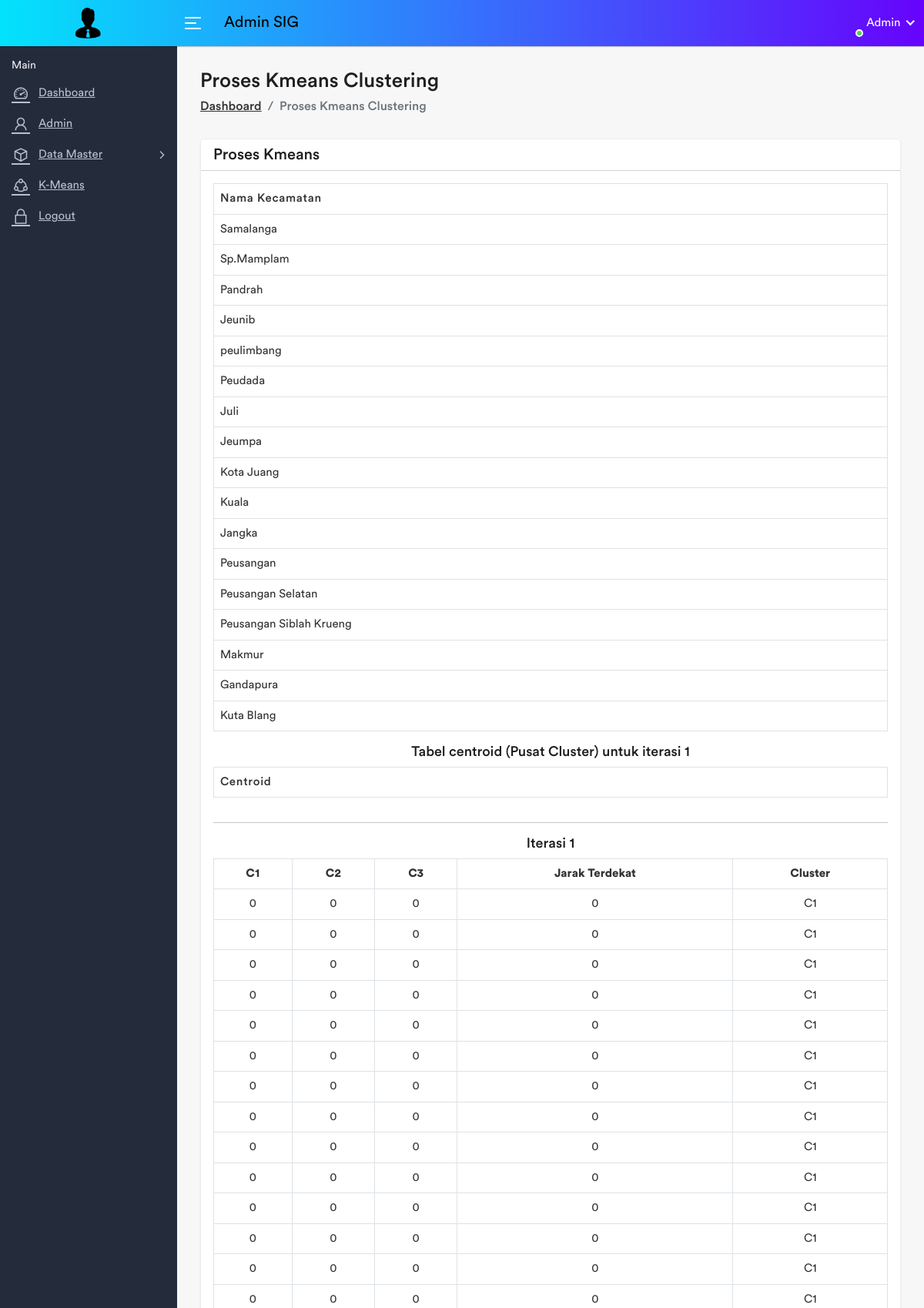
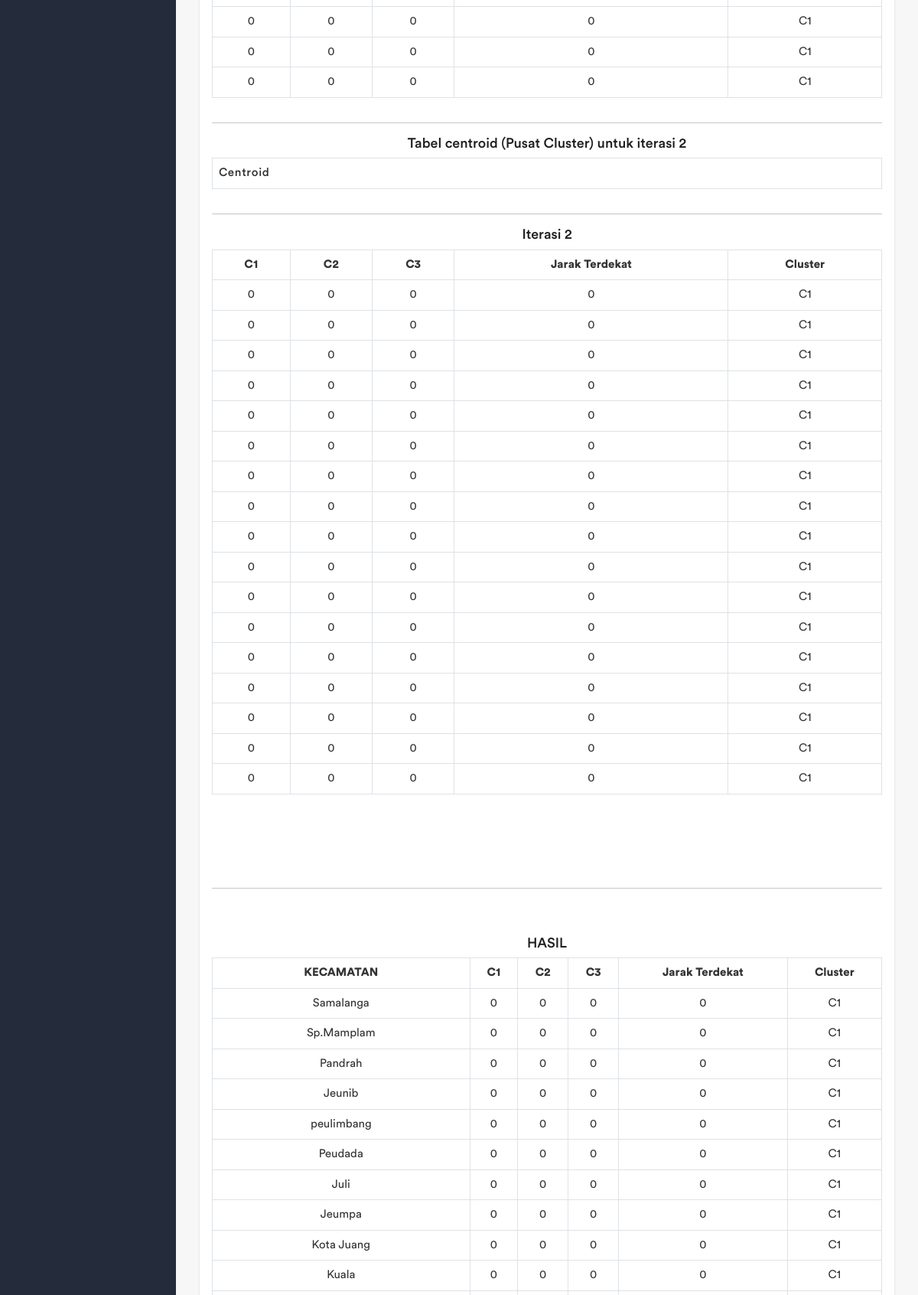
The app's page /admin/kmeans_proses.php (signed in, upper part) with its own data (2 pictures, top to bottom).
### tables this page shows
CREATE TABLE `kecamatan` (
  `kecamatan_id` int(11) NOT NULL,
  `kecamatan_nama` varchar(100) NOT NULL,
  `kecamatan_alamat` varchar(100) NOT NULL,
  `kecamatan_latitude` varchar(100) NOT NULL,
  `kecamatan_longtitude` varchar(100) NOT NULL,
  `kecamatan_foto` varchar(200) NOT NULL
);

### admin/kmeans_proses.php (the view, shortened to what this page needs)
<?php
include "header.php";
$cen1 = $_GET['centroid1'];
$cen2 = $_GET['centroid2'];
$cen3 = $_GET['centroid3'];
?>
<div class="page-wrapper">
	<div class="content container-fluid">
		<div class="page-header">
			<div class="row align-items-center">
				<div class="col">
					<h3 class="page-title">Proses Kmeans Clustering</h3>
					<ul class="breadcrumb">
						<li class="breadcrumb-item"><a href="index.php">Dashboard</a></li>
						<li class="breadcrumb-item active">Proses Kmeans Clustering</li>
					</ul>
				</div>
			</div>
		</div>
		<?php
		$kecamatan = mysqli_query($koneksi,"select * from kecamatan");
		?>
		<div class="row">
			<div class="col-sm-12">
				<div class="card mb-0">
					<div class="card-header">
						<h4 class="card-title mb-0">Proses Kmeans</h4>
					</div>
					<div class="card-body">
						<div class="table-responsive">
							<table id="example2" class="table table-bordered table-hover">
								<thead>
									<tr>
										<th width="15%">Nama Kecamatan</th>
									</tr>
								</thead>
								<tbody>
									<?php
									$data = mysqli_query($koneksi,"select * from kecamatan");
									while($d=mysqli_fetch_array($data)){
										$id_a = $d['kecamatan_id'];
										?>
										<tr class="<?php if($cen1 == $id_a){ echo "bg-warning"; } ?> <?php if($cen2 == $id_a){ echo "bg-success"; } ?> <?php if($cen3 == $id_a){ echo "bg-info"; } ?>">
											<td><?php echo $d['kecamatan_nama'] ?> <?php if($cen1 == $id_a){ echo " (C1)"; } ?> <?php if($cen2 == $id_a){ echo " (C2)"; } ?> <?php if($cen3 == $id_a){ echo "  (C3)"; } ?></td>
										</tr>
										<?php
									}
									?>
								</tbody>
							</table>
						</div>
						<h4 class="text-center">Tabel centroid (Pusat Cluster) untuk iterasi 1</h4>
						<div class="table-responsive">
							<table id="example2" class="table table-bordered table-hover">
								<thead>
									<tr>
										<th width="15%">Centroid</th>
									</tr>
								</thead>
							</table>
						</div>
						<hr>
						<h4 class="text-center">Iterasi 1</h4>
						<div class="table-responsive">
							<table class="table table-bordered text-center" border="1">
								<tr>
									<th>C1</th>
									<th>C2</th>
									<th>C3</th>
									<th>Jarak Terdekat</th>
									<th>Cluster</th>
								</tr>
								<?php
								while($kec = mysqli_fetch_array($kecamatan)){
									$arr_jarak = array();
									?>
									<tr>
										<td>
											<?php
											$hasil_c1 = 0;
											$hasil = sqrt($hasil_c1);
											echo $hasil;
											$arr_x['cluster'] = "C1";
											$arr_x['nilai'] = $hasil;
											array_push($arr_jarak,$arr_x);
											?>
										</td>
										<td>
											<?php
											$hasil_c2 = 0;
											$hasil = sqrt($hasil_c2);
											echo $hasil;
											$arr_x['cluster'] = "C2";
											$arr_x['nilai'] = $hasil;
											array_push($arr_jarak,$arr_x);
											?>
										</td>
										<td>
											<?php
											$hasil_c3 = 0;
											$hasil = sqrt($hasil_c3);
											echo $hasil;
											$arr_x['cluster'] = "C3";
											$arr_x['nilai'] = $hasil;
											array_push($arr_jarak,$arr_x);
											?>
										</td>
										<?php
										usort($arr_jarak, 'sortByOrder');
										?>
										<td>
											<?php echo $arr_jarak[0]['nilai']; ?>
										</td>
										<td>
											<?php
											echo $arr_jarak[0]['cluster'];
											?>
										</td>
									</tr>
									<?php
								}
								?>
							</table>
						</div>
						<hr>
						<h4 class="text-center">Tabel centroid (Pusat Cluster) untuk iterasi 2</h4>
						<div class="table-responsive">
							<table id="example2" class="table table-bordered table-hover">
								<thead>
									<tr>
										<th width="15%">Centroid</th>
									</tr>
								</thead>
							</table>
						</div>
						<hr>
						<h4 class="text-center">Iterasi 2</h4>
						<div class="table-responsive">
							<table class="table table-bordered text-center" border="1">
								<tr>
									<th>C1</th>
									<th>C2</th>
									<th>C3</th>
									<th>Jarak Terdekat</th>
									<th>Cluster</th>
								</tr>
								<?php
								$kecamatan = mysqli_query($koneksi,"select * from kecamatan");
								while($kec = mysqli_fetch_array($kecamatan)){
									$arr_jarak = array();
									?>
									<tr>
										<td>
											<?php
											$hasil_c1 = 0;
											$hasil = sqrt($hasil_c1);
											echo $hasil;
											$arr_x['cluster'] = "C1";
											$arr_x['nilai'] = $hasil;
											array_push($arr_jarak,$arr_x);
											?>
										</td>
										<td>
											<?php
											$hasil_c2 = 0;
											$hasil = sqrt($hasil_c2);
											echo $hasil;
											$arr_x['cluster'] = "C2";
											$arr_x['nilai'] = $hasil;
											array_push($arr_jarak,$arr_x);
											?>
										</td>
										<td>
											<?php
											$hasil_c3 = 0;
											$hasil = sqrt($hasil_c3);
											echo $hasil;
											$arr_x['cluster'] = "C3";
											$arr_x['nilai'] = $hasil;
											array_push($arr_jarak,$arr_x);
											?>
										</td>
										<?php
										usort($arr_jarak, 'sortByOrder');
										?>
										<td>
											<?php echo $arr_jarak[0]['nilai']; ?>
										</td>
										<td>
											<?php
											echo $arr_jarak[0]['cluster'];
											?>
										</td>
									</tr>
									<?php
								}
								?>
							</table>
						</div>
						<br>
						<br>
						<br>
						<br>
						<hr>
						<br>
						<br>
						<h4 class="text-center">HASIL</h4>
						<div class="table-responsive">
							<table class="table table-bordered text-center" border="1">
								<tr>
									<th>KECAMATAN</th>
									<th>C1</th>
									<th>C2</th>
									<th>C3</th>
									<th>Jarak Terdekat</th>
									<th>Cluster</th>
								</tr>
								<?php
								$kecamatan = mysqli_query($koneksi,"select * from kecamatan");
								while($kec = mysqli_fetch_array($kecamatan)){
									$arr_jarak = array();
									?>
									<tr>
										<td><?php echo $kec['kecamatan_nama'] ?></td>
										<td>
											<?php
											$hasil_c1 = 0;
											$hasil = sqrt($hasil_c1);
											echo $hasil;
											$arr_x['cluster'] = "C1";
											$arr_x['nilai'] = $hasil;
											array_push($arr_jarak,$arr_x);
											?>
										</td>
										<td>
											<?php
											$hasil_c2 = 0;
											$hasil = sqrt($hasil_c2);
											echo $hasil;
											$arr_x['cluster'] = "C2";
											$arr_x['nilai'] = $hasil;
											array_push($arr_jarak,$arr_x);
											?>
										</td>
										<td>
											<?php
											$hasil_c3 = 0;
											$hasil = sqrt($hasil_c3);
											echo $hasil;
											$arr_x['cluster'] = "C3";
											$arr_x['nilai'] = $hasil;
											array_push($arr_jarak,$arr_x);
											?>
										</td>
										<?php
										usort($arr_jarak, 'sortByOrder');
										?>
										<td>
											<?php echo $arr_jarak[0]['nilai']; ?>
										</td>
										<td>
											<?php
											echo $arr_jarak[0]['cluster'];
											?>
										</td>
									</tr>
									<?php
								}
								?>
							</table>
						</div>
						<br>
						<br>
						<br>
						<br>
						<br>
					</div>
				</div>
			</div>
		</div>
	</div>
</div>
<?php include 'footer.php' ?>

### records on screen
kecamatan: kecamatan_nama "Samalanga", hasil "0", nilai "0", cluster "C1"
kecamatan: kecamatan_nama "Sp.Mamplam", hasil "0", nilai "0", cluster "C1"
kecamatan: kecamatan_nama "Pandrah", hasil "0", nilai "0", cluster "C1"
kecamatan: kecamatan_nama "Jeunib", hasil "0", nilai "0", cluster "C1"
kecamatan: kecamatan_nama "peulimbang", hasil "0", nilai "0", cluster "C1"
kecamatan: kecamatan_nama "Peudada", hasil "0", nilai "0", cluster "C1"
kecamatan: kecamatan_nama "Juli", hasil "0", nilai "0", cluster "C1"
kecamatan: kecamatan_nama "Jeumpa", hasil "0", nilai "0", cluster "C1"
kecamatan: kecamatan_nama "Kota Juang", hasil "0", nilai "0", cluster "C1"
kecamatan: kecamatan_nama "Kuala", hasil "0", nilai "0", cluster "C1"
kecamatan: kecamatan_nama "Jangka", hasil "0", nilai "0", cluster "C1"
kecamatan: kecamatan_nama "Peusangan", hasil "0", nilai "0", cluster "C1"
kecamatan: kecamatan_nama "Peusangan Selatan", hasil "0", nilai "0", cluster "C1"
kecamatan: kecamatan_nama "Peusangan Siblah Krueng", hasil "0", nilai "0", cluster "C1"
kecamatan: kecamatan_nama "Makmur", hasil "0", nilai "0", cluster "C1"
kecamatan: kecamatan_nama "Gandapura", hasil "0", nilai "0", cluster "C1"
kecamatan: kecamatan_nama "Kuta Blang", hasil "0", nilai "0", cluster "C1"
